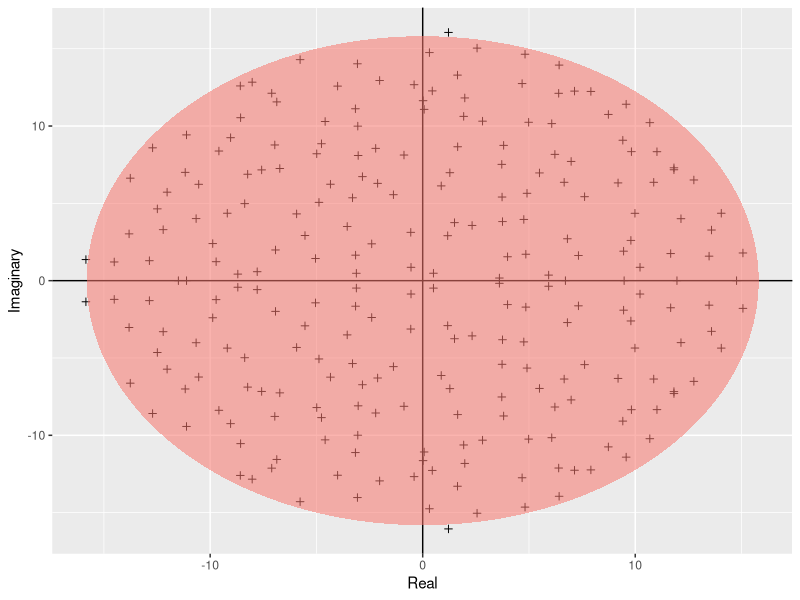

This chart was generated by the following R code:
library(ggplot2) # Load the ggplot2 library for data visualization

# Define the build_ellipse function
build_ellipse <- function(hradius, vradius) {
  # This function creates a dataframe representing an ellipse
  # hradius: horizontal radius of the ellipse
  # vradius: vertical radius of the ellipse
  
  npoints <- 250 # Number of points used to construct the ellipse
  a <- seq(0, 2 * pi, length = npoints + 1) # Generate angles from 0 to 2π
  x <- hradius * cos(a) # Compute x-coordinates of the ellipse
  y <- vradius * sin(a) # Compute y-coordinates of the ellipse
  return(data.frame(x = x, y = y)) # Return a dataframe of the ellipse coordinates
}

# Assign the size of the square matrix
N <- 250 # Number of rows and columns in the matrix

# Build the matrix with random values from a normal distribution
M <- matrix(rnorm(N * N), N, N) # Create an N x N matrix with random values

# Compute the eigenvalues of the matrix
eigvals <- eigen(M)$values # Extract eigenvalues from the matrix

# Create a dataframe for eigenvalues
eigDF <- data.frame("Real" = Re(eigvals), "Imaginary" = Im(eigvals)) 
# Real parts and imaginary parts of eigenvalues are stored as separate columns

# Define the radius of the Girko circle
my_radius <- sqrt(N) # Theoretical radius of the Girko circle

# Create the ellipse dataframe using the build_ellipse function
ellDF <- build_ellipse(my_radius, my_radius) 

# Rename the columns of the ellipse dataframe for consistency
names(ellDF) <- c("Real", "Imaginary") 

# Create the ggplot object
p <- ggplot(eigDF, aes(x = Real, y = Imaginary)) + # Plot eigenvalues
  geom_point(shape = 3) +  # Add points for eigenvalues
  geom_hline(aes(yintercept = 0)) +  # Add a horizontal line at y = 0
  geom_vline(aes(xintercept = 0)) +  # Add a vertical line at x = 0
  geom_polygon(data = ellDF, aes(x = Real, y = Imaginary, alpha = 1/20, fill = "red")) + 
  # Add the Girko circle as a polygon with transparency and fill color
  theme(legend.position = "none")  # Remove the legend for clarity

# Save the plot as a PDF file
pdf("../results/Girko.pdf", width = 8, height = 6)  # Open a PDF device with specified dimensions
print(p)  # Render the plot to the PDF
dev.off()  # Close the PDF device to save the file

